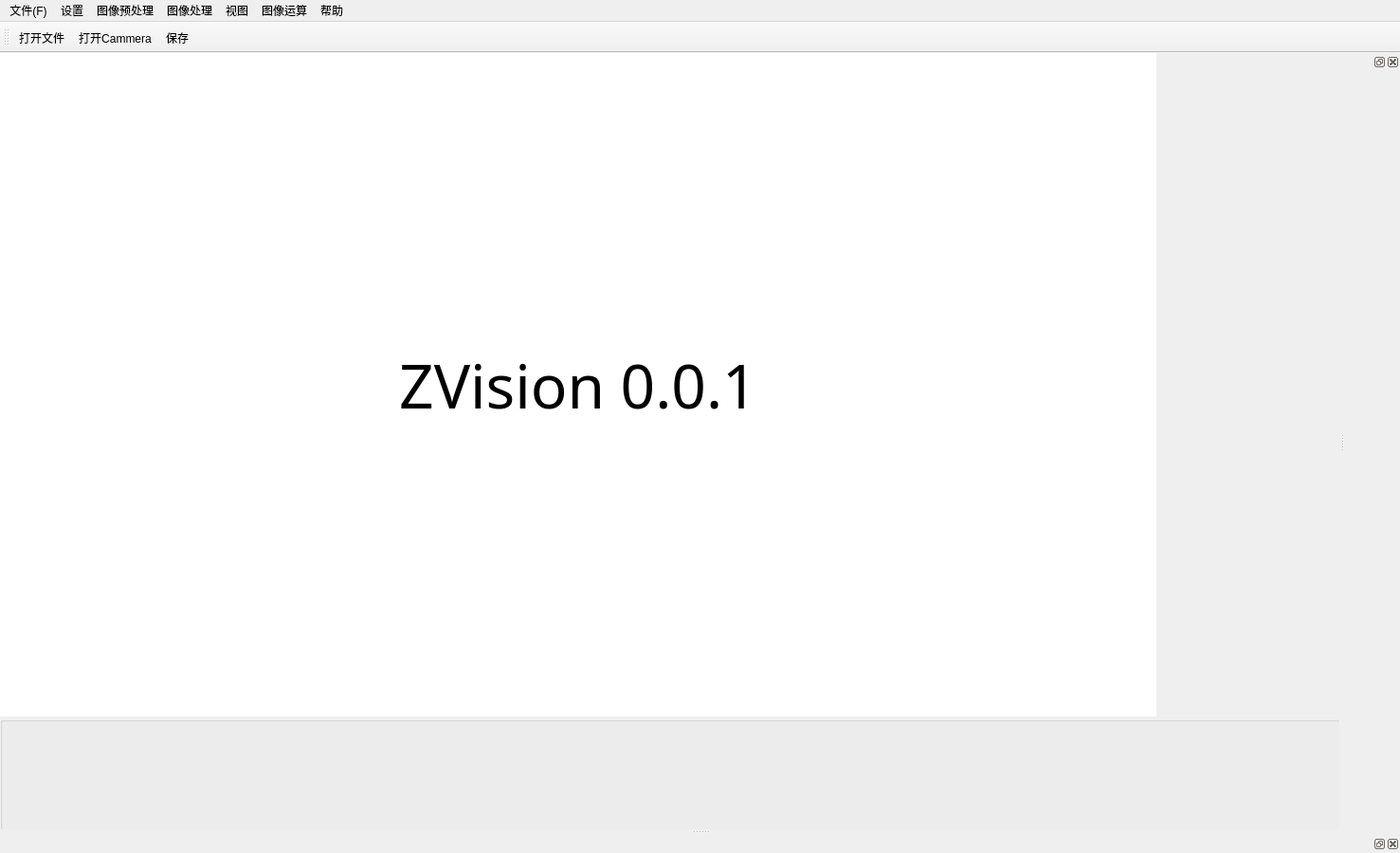
<?xml version="1.0" encoding="UTF-8"?>
<ui version="4.0">
 <class>MainWindowClass</class>
 <widget class="QMainWindow" name="MainWindowClass">
  <property name="geometry">
   <rect>
    <x>0</x>
    <y>0</y>
    <width>1477</width>
    <height>900</height>
   </rect>
  </property>
  <property name="windowTitle">
   <string>MainWindow</string>
  </property>
  <property name="autoFillBackground">
   <bool>true</bool>
  </property>
  <widget class="QWidget" name="centralWidget">
   <widget class="QGroupBox" name="groupBox">
    <property name="geometry">
     <rect>
      <x>0</x>
      <y>0</y>
      <width>1220</width>
      <height>700</height>
     </rect>
    </property>
    <property name="styleSheet">
     <string notr="true"/>
    </property>
    <property name="title">
     <string/>
    </property>
    <widget class="QLabel" name="label">
     <property name="geometry">
      <rect>
       <x>0</x>
       <y>0</y>
       <width>1220</width>
       <height>700</height>
      </rect>
     </property>
     <property name="font">
      <font>
       <family>AngsanaUPC</family>
       <pointsize>48</pointsize>
      </font>
     </property>
     <property name="layoutDirection">
      <enum>Qt::LeftToRight</enum>
     </property>
     <property name="styleSheet">
      <string notr="true">background-color: rgb(255, 255, 255);</string>
     </property>
     <property name="text">
      <string>ZVision 0.0.1</string>
     </property>
     <property name="alignment">
      <set>Qt::AlignCenter</set>
     </property>
    </widget>
   </widget>
   <widget class="QGroupBox" name="groupBox_3">
    <property name="geometry">
     <rect>
      <x>0</x>
      <y>700</y>
      <width>1475</width>
      <height>145</height>
     </rect>
    </property>
    <property name="title">
     <string/>
    </property>
   </widget>
  </widget>
  <widget class="QMenuBar" name="menuBar">
   <property name="geometry">
    <rect>
     <x>0</x>
     <y>0</y>
     <width>1477</width>
     <height>23</height>
    </rect>
   </property>
   <widget class="QMenu" name="File">
    <property name="title">
     <string>文件(F)</string>
    </property>
    <widget class="QMenu" name="menuOpen">
     <property name="title">
      <string>File</string>
     </property>
     <addaction name="actionOpen_file"/>
     <addaction name="actionOpen_Camer"/>
    </widget>
    <addaction name="menuOpen"/>
    <addaction name="separator"/>
    <addaction name="actionSave_3"/>
    <addaction name="separator"/>
    <addaction name="actionClose"/>
   </widget>
   <widget class="QMenu" name="Image_process">
    <property name="title">
     <string>图像处理</string>
    </property>
    <addaction name="Grayscale_match"/>
    <addaction name="separator"/>
    <addaction name="actionShape_match"/>
    <addaction name="separator"/>
    <addaction name="actionSet_ROI"/>
    <addaction name="separator"/>
    <addaction name="actionRotary_offset_compensation"/>
    <addaction name="separator"/>
    <addaction name="actionFeature_extraction"/>
    <addaction name="separator"/>
    <addaction name="actionSpot_analysis"/>
    <addaction name="separator"/>
    <addaction name="actionEdges_and_contours"/>
   </widget>
   <widget class="QMenu" name="previous_process">
    <property name="title">
     <string>图像预处理</string>
    </property>
    <widget class="QMenu" name="Image_init">
     <property name="title">
      <string>Image Initialization</string>
     </property>
     <widget class="QMenu" name="menuMorphological">
      <property name="title">
       <string>Morphological</string>
      </property>
      <addaction name="actionCorrosion"/>
      <addaction name="separator"/>
      <addaction name="actionExpansion"/>
      <addaction name="separator"/>
      <addaction name="action_open_opreator"/>
      <addaction name="separator"/>
      <addaction name="actionClose_operator"/>
     </widget>
     <widget class="QMenu" name="menuEnhance">
      <property name="title">
       <string>Enhance</string>
      </property>
      <addaction name="actionLogarithmic_enhance"/>
      <addaction name="separator"/>
      <addaction name="Canny_edge_detection"/>
      <addaction name="separator"/>
      <addaction name="actionHistogram_equalization"/>
      <addaction name="separator"/>
      <addaction name="actionLaplacian_Image_Enhancement"/>
      <addaction name="separator"/>
      <addaction name="actionSobel_edge"/>
     </widget>
     <addaction name="menuMorphological"/>
     <addaction name="separator"/>
     <addaction name="menuEnhance"/>
     <addaction name="separator"/>
     <addaction name="actionColor_Transformation"/>
     <addaction name="separator"/>
     <addaction name="actionFilter"/>
    </widget>
    <widget class="QMenu" name="Default_extraction">
     <property name="title">
      <string>Defect extraction</string>
     </property>
     <widget class="QMenu" name="menuGray_difference">
      <property name="title">
       <string>Gray difference</string>
      </property>
      <addaction name="actionInter_frame_subtraction"/>
      <addaction name="separator"/>
      <addaction name="actionThree_frame_differential"/>
     </widget>
     <addaction name="menuGray_difference"/>
     <addaction name="separator"/>
     <addaction name="actionDynamic_binarization"/>
    </widget>
    <addaction name="Image_init"/>
    <addaction name="separator"/>
    <addaction name="actionImproved_Contrast"/>
    <addaction name="separator"/>
    <addaction name="actionGeometric_Transformation"/>
    <addaction name="separator"/>
    <addaction name="Default_extraction"/>
   </widget>
   <widget class="QMenu" name="View">
    <property name="title">
     <string>视图</string>
    </property>
    <addaction name="actionProcessed_image"/>
    <addaction name="actionCoordinate_transformation"/>
   </widget>
   <widget class="QMenu" name="Help">
    <property name="title">
     <string>图像运算</string>
    </property>
    <addaction name="actionNumerical_operations"/>
    <addaction name="actionGeometric_operations"/>
    <addaction name="actionLogic_operation"/>
   </widget>
   <widget class="QMenu" name="menu">
    <property name="title">
     <string>帮助</string>
    </property>
    <addaction name="ZV_Help"/>
    <addaction name="separator"/>
    <addaction name="ZV_Version"/>
   </widget>
   <widget class="QMenu" name="Set_Menu">
    <property name="title">
     <string>设置</string>
    </property>
    <widget class="QMenu" name="menuZV_Camera_Type">
     <property name="title">
      <string>ZV_Camera_Type</string>
     </property>
     <addaction name="ZV_CAMTYPE_GIGE"/>
     <addaction name="separator"/>
     <addaction name="ZV_CAMTYPE_V4L2"/>
     <addaction name="separator"/>
     <addaction name="ZV_CAMTYPE_OPENCV"/>
     <addaction name="separator"/>
     <addaction name="ZV_CAMTYPE_ARAVIS"/>
    </widget>
    <addaction name="menuZV_Camera_Type"/>
    <addaction name="separator"/>
    <addaction name="ZV_CameraParam_Set"/>
   </widget>
   <addaction name="File"/>
   <addaction name="Set_Menu"/>
   <addaction name="previous_process"/>
   <addaction name="Image_process"/>
   <addaction name="View"/>
   <addaction name="Help"/>
   <addaction name="menu"/>
  </widget>
  <widget class="QToolBar" name="mainToolBar">
   <attribute name="toolBarArea">
    <enum>TopToolBarArea</enum>
   </attribute>
   <attribute name="toolBarBreak">
    <bool>false</bool>
   </attribute>
   <addaction name="action"/>
   <addaction name="Open_Cammera"/>
   <addaction name="actionSave"/>
  </widget>
  <widget class="QDockWidget" name="dockWidget_2">
   <property name="font">
    <font>
     <family>Aharoni</family>
     <pointsize>9</pointsize>
     <weight>75</weight>
     <bold>true</bold>
    </font>
   </property>
   <attribute name="dockWidgetArea">
    <number>8</number>
   </attribute>
   <widget class="QWidget" name="dockWidgetContents_2"/>
  </widget>
  <widget class="QDockWidget" name="dockWidget_3">
   <attribute name="dockWidgetArea">
    <number>2</number>
   </attribute>
   <widget class="QWidget" name="dockWidgetContents_3"/>
  </widget>
  <action name="actionOpen_file">
   <property name="text">
    <string>Folder</string>
   </property>
  </action>
  <action name="actionOpen_Camer">
   <property name="text">
    <string>Camer</string>
   </property>
  </action>
  <action name="actionSave">
   <property name="icon">
    <iconset>
     <normaloff>Qt ico/File save1.ico</normaloff>Qt ico/File save1.ico</iconset>
   </property>
   <property name="text">
    <string>保存</string>
   </property>
   <property name="toolTip">
    <string>保存文件</string>
   </property>
   <property name="shortcut">
    <string>Ctrl+S</string>
   </property>
  </action>
  <action name="Grayscale_match">
   <property name="checkable">
    <bool>true</bool>
   </property>
   <property name="text">
    <string>Grayscale match</string>
   </property>
  </action>
  <action name="actionOriginal_image">
   <property name="checkable">
    <bool>true</bool>
   </property>
   <property name="text">
    <string>Original image</string>
   </property>
  </action>
  <action name="action">
   <property name="icon">
    <iconset>
     <normaloff>Qt ico/File open.ico</normaloff>Qt ico/File open.ico</iconset>
   </property>
   <property name="text">
    <string>打开文件</string>
   </property>
  </action>
  <action name="actionOpen">
   <property name="text">
    <string>Open</string>
   </property>
  </action>
  <action name="actionSave_2">
   <property name="text">
    <string>Save</string>
   </property>
  </action>
  <action name="actionSave_3">
   <property name="text">
    <string>Save</string>
   </property>
  </action>
  <action name="actionClose">
   <property name="text">
    <string>Close</string>
   </property>
  </action>
  <action name="actionImage_filtering">
   <property name="text">
    <string>Image Filtering</string>
   </property>
  </action>
  <action name="actionColor_Transformation">
   <property name="text">
    <string>Color Transformation</string>
   </property>
  </action>
  <action name="actionGeometric_Transformation">
   <property name="text">
    <string>Geometric Transformation</string>
   </property>
  </action>
  <action name="actionImproved_Contrast">
   <property name="text">
    <string>Improved Contrast</string>
   </property>
  </action>
  <action name="actionOutput_image2">
   <property name="text">
    <string>Output image2</string>
   </property>
  </action>
  <action name="actionOutput_image3">
   <property name="text">
    <string>Output image3</string>
   </property>
  </action>
  <action name="actionOutput_image_2">
   <property name="text">
    <string>Output_image</string>
   </property>
  </action>
  <action name="actionCorrosion">
   <property name="checkable">
    <bool>true</bool>
   </property>
   <property name="text">
    <string>Erode</string>
   </property>
  </action>
  <action name="actionExpansion">
   <property name="checkable">
    <bool>true</bool>
   </property>
   <property name="text">
    <string>Dilate</string>
   </property>
  </action>
  <action name="actionBoxFilter">
   <property name="text">
    <string>BoxFilter</string>
   </property>
  </action>
  <action name="actionBlur_Filter">
   <property name="text">
    <string>Blur_Filter</string>
   </property>
  </action>
  <action name="actionGaussianBlur">
   <property name="text">
    <string>GaussianBlur</string>
   </property>
  </action>
  <action name="actionMedianBlur">
   <property name="text">
    <string>medianBlur</string>
   </property>
  </action>
  <action name="actionBilateralFilter">
   <property name="text">
    <string>bilateralFilter</string>
   </property>
  </action>
  <action name="actionLogarithmic_enhance">
   <property name="checkable">
    <bool>true</bool>
   </property>
   <property name="text">
    <string>Logarithmic enhance</string>
   </property>
  </action>
  <action name="Canny_edge_detection">
   <property name="checkable">
    <bool>true</bool>
   </property>
   <property name="text">
    <string>Canny edge detection</string>
   </property>
  </action>
  <action name="actionHistogram_equalization">
   <property name="checkable">
    <bool>true</bool>
   </property>
   <property name="text">
    <string>Histogram equalization</string>
   </property>
  </action>
  <action name="actionLaplacian_Image_Enhancement">
   <property name="checkable">
    <bool>true</bool>
   </property>
   <property name="text">
    <string>Laplacian Image Enhancement</string>
   </property>
  </action>
  <action name="actionFilter">
   <property name="text">
    <string>Filter</string>
   </property>
  </action>
  <action name="Open_Cammera">
   <property name="icon">
    <iconset>
     <normaloff>Qt ico/Camera.ico</normaloff>Qt ico/Camera.ico</iconset>
   </property>
   <property name="text">
    <string>打开Cammera</string>
   </property>
  </action>
  <action name="actionProcessed_image">
   <property name="checkable">
    <bool>true</bool>
   </property>
   <property name="text">
    <string>Processed image</string>
   </property>
  </action>
  <action name="action_open_opreator">
   <property name="checkable">
    <bool>true</bool>
   </property>
   <property name="text">
    <string>Open_operator</string>
   </property>
  </action>
  <action name="actionClose_operator">
   <property name="checkable">
    <bool>true</bool>
   </property>
   <property name="text">
    <string>Close_operator</string>
   </property>
  </action>
  <action name="actionSobel_edge">
   <property name="checkable">
    <bool>true</bool>
   </property>
   <property name="text">
    <string>Sobel edge</string>
   </property>
  </action>
  <action name="actionDynamic_binarization">
   <property name="text">
    <string>Dynamic binarization</string>
   </property>
  </action>
  <action name="actionInter_frame_subtraction">
   <property name="checkable">
    <bool>true</bool>
   </property>
   <property name="text">
    <string>Inter-frame subtraction</string>
   </property>
  </action>
  <action name="actionThree_frame_differential">
   <property name="checkable">
    <bool>true</bool>
   </property>
   <property name="text">
    <string>Three-frame differential</string>
   </property>
  </action>
  <action name="actionShape_match">
   <property name="text">
    <string>Shape
match</string>
   </property>
  </action>
  <action name="actionSet_ROI">
   <property name="text">
    <string>Set ROI</string>
   </property>
  </action>
  <action name="actionRotary_offset_compensation">
   <property name="text">
    <string>Rotary offset compensation</string>
   </property>
  </action>
  <action name="actionFeature_extraction">
   <property name="text">
    <string>Feature extraction</string>
   </property>
  </action>
  <action name="actionSpot_analysis">
   <property name="text">
    <string>Spot analysis</string>
   </property>
  </action>
  <action name="actionEdges_and_contours">
   <property name="text">
    <string>Edges and contours</string>
   </property>
  </action>
  <action name="actionNumerical_operations">
   <property name="text">
    <string>Numerical operations</string>
   </property>
  </action>
  <action name="actionGeometric_operations">
   <property name="text">
    <string>Geometric operations</string>
   </property>
  </action>
  <action name="actionLogic_operation">
   <property name="text">
    <string>logic operation</string>
   </property>
  </action>
  <action name="actionCoordinate_transformation">
   <property name="text">
    <string>Coordinate transformation</string>
   </property>
  </action>
  <action name="actionZVision_help">
   <property name="text">
    <string>ZVision help</string>
   </property>
  </action>
  <action name="ZV_Help">
   <property name="text">
    <string>ZVision Help</string>
   </property>
  </action>
  <action name="ZV_Version">
   <property name="text">
    <string>About ZVision</string>
   </property>
  </action>
  <action name="ZV_CameraParam_Set">
   <property name="text">
    <string>ZV_CameraParam_Set</string>
   </property>
  </action>
  <action name="ZV_CAMTYPE_GIGE">
   <property name="checkable">
    <bool>true</bool>
   </property>
   <property name="text">
    <string>ZV_CAMTYPE_GIGE</string>
   </property>
  </action>
  <action name="ZV_CAMTYPE_V4L2">
   <property name="checkable">
    <bool>true</bool>
   </property>
   <property name="text">
    <string>ZV_CAMTYPE_V4L2</string>
   </property>
  </action>
  <action name="ZV_CAMTYPE_OPENCV">
   <property name="checkable">
    <bool>true</bool>
   </property>
   <property name="text">
    <string>ZV_CAMTYPE_OPENCV</string>
   </property>
  </action>
  <action name="ZV_CAMTYPE_ARAVIS">
   <property name="checkable">
    <bool>true</bool>
   </property>
   <property name="text">
    <string>ZV_CAMTYPE_ARAVIS</string>
   </property>
  </action>
  <zorder>dockWidget_2</zorder>
  <zorder>dockWidget_3</zorder>
 </widget>
 <layoutdefault spacing="6" margin="11"/>
 <resources>
  <include location="ZVisionSystem.qrc"/>
 </resources>
 <connections/>
 <slots>
  <slot>Action_Filefolder_triggered()</slot>
  <slot>on_action_Cammera()</slot>
  <slot>Action_Open_triggered()</slot>
  <slot>Action_Save_triggered()</slot>
  <slot>Action_Close_triggered()</slot>
  <slot>Action_Color_Transformation_triggered()</slot>
  <slot>Action_Output_image_triggered()</slot>
  <slot>boxFilter()</slot>
  <slot>blur()</slot>
  <slot>GaussianBlur()</slot>
  <slot>Media_filter()</slot>
  <slot>Bilateral_filter()</slot>
  <slot>on_actionFilter_triggered()</slot>
  <slot>on_actionmenuEnhance_triggered()</slot>
  <slot>on_Corrosion_triggered()</slot>
  <slot>on_Expansion_triggered()</slot>
  <slot>on_Logarithmic_enhance_triggered()</slot>
  <slot>on_Canny_edge_detection_triggered()</slot>
  <slot>on_Histogram_equalization_triggered()</slot>
  <slot>on_Laplacian_enhancement_triggered()</slot>
  <slot>on_actionSobel_edge()</slot>
  <slot>on_next_picture_clicked()</slot>
  <slot>on_Original_image_view()</slot>
  <slot>on_Porcessed_image_view()</slot>
  <slot>on_last_image_view()</slot>
  <slot>on_Open_operator_triggered()</slot>
  <slot>on_Close_operator_triggered()</slot>
  <slot>on_actionInter_frame_subtraction()</slot>
  <slot>on_actionThree_frame_differential()</slot>
  <slot>on_Grayscale_match()</slot>
  <slot>on_play_clicked()</slot>
  <slot>on_pause_clicked()</slot>
  <slot>on_PauseGrabbing_clicked()</slot>
  <slot>on_StopPlay_clickede()</slot>
  <slot>ZV_Version_triggered()</slot>
  <slot>ZV_CameraParmSet_triggered()</slot>
  <slot>ZV_CameraTyep_Gige_triggered()</slot>
  <slot>ZV_CameraTyep_V4L2_triggered()</slot>
  <slot>ZV_CameraTyep_Opencv_triggered()</slot>
  <slot>ZV_CameraTyep_Aravis_triggered()</slot>
 </slots>
</ui>
